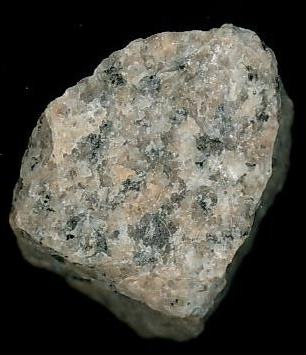
#> input picture granito/nao_alterado/gr00.bmp, 306 x 355 px; its folder holds only this picture in this run
$ python script_pedra_inteira.py
#> lines starting #> are read from the running program, lines starting #| are printed output that depends on the picture
#!python3
import cv2
import numpy as np
import matplotlib.pyplot as plt
import os
import math

with open("entropia_inteira","w") as f:
    f.write("@relation Entropia\n@attribute b numeric\n@attribute g numeric\n@attribute r numeric\n@attribute gray numeric\n@attribute lbp numeric\n@attribute bg numeric\n@attribute gr numeric\n@attribute br numeric\n@attribute tipo {alterado, naoAlterado}\n\n@data\n")
    #Altera a pasta de trabalho e cria uma lista com todas as imagens
    os.chdir('granito/nao_alterado/')
    lista_imagens = sorted(os.listdir('.'))

    #Loop de leitura de todas as imagens na pasta
    for entry in lista_imagens:

        #print(entry)
        nome = str(entry)
        if nome.find("borders") >= 0:
            continue
        if nome.find("preenchido") >= 0:
            continue

        #Leitura da imagem
        img = cv2.imread(entry, cv2.IMREAD_COLOR)
#> img is the input picture: shape (355, 306, 3); mean B, G, R 68.8, 76.8, 78
        compare_img = cv2.imread(str(entry) + "_preenchido", 0) #Abre em escala de cinza
        gray = cv2.cvtColor(img, cv2.COLOR_BGR2GRAY)
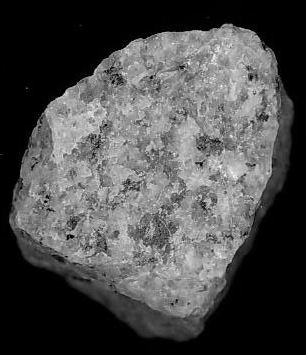
#> gray: shape (355, 306); min 0, max 252, mean 76.3

        bList = list()
        gList = list()
        rList = list()
        grayList = list()
        bgList = list()
        grList = list()
        brList = list()
        lbp = list()

        y, x, z = img.shape
#> y = 355; x = 306; z = 3

        for i in range(256):

            bList.append(0)
            gList.append(0)
            rList.append(0)
            grayList.append(0)
            bgList.append(0)
            grList.append(0)
            brList.append(0)
            lbp.append(0)
        total_b = 0
        total_pixel = 0
        for i in range(y):
            for j in range(x):

                #Se o pixel na imagem de comparação for preto deve ser ignorado
#> (the run stopped early here; a loop or call above may not have finished)

$ run again, on granito/nao_alterado/gr04.bmp
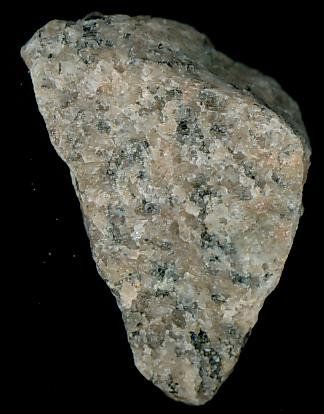
#> input picture granito/nao_alterado/gr04.bmp, 324 x 414 px
#> img is the input picture: shape (414, 324, 3); mean B, G, R 61.5, 69.4, 70.2
#> `gray = cv2.cvtColor(img, cv2.COLOR_BGR2GRAY)`:
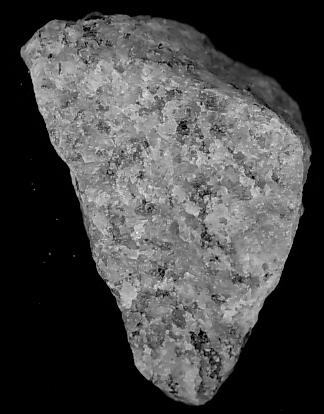
#> gray: shape (414, 324); min 0, max 251, mean 68.7

$ run again, on granito/nao_alterado/gr05.bmp
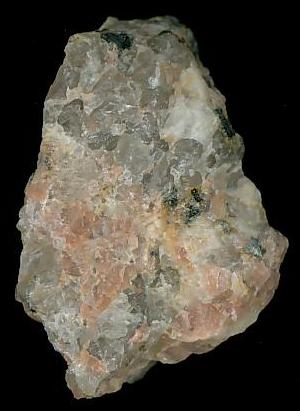
#> input picture granito/nao_alterado/gr05.bmp, 300 x 411 px
#> img is the input picture: shape (411, 300, 3); mean B, G, R 66.2, 76.9, 82.4
#> `gray = cv2.cvtColor(img, cv2.COLOR_BGR2GRAY)`:
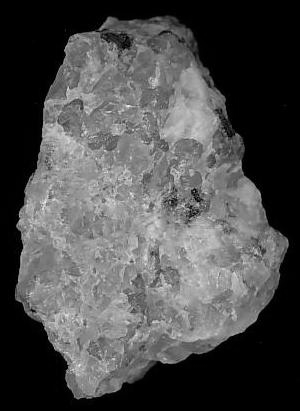
#> gray: shape (411, 300); min 0, max 247, mean 77.4

$ run again, on granito/nao_alterado/gr06.bmp
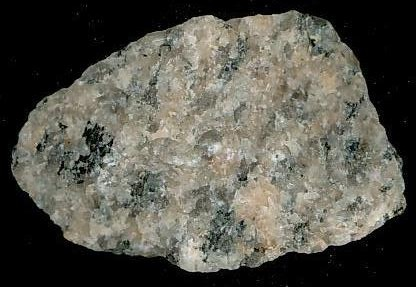
#> input picture granito/nao_alterado/gr06.bmp, 416 x 287 px
#> img is the input picture: shape (287, 416, 3); mean B, G, R 77.5, 86.3, 87.5
#> `gray = cv2.cvtColor(img, cv2.COLOR_BGR2GRAY)`:
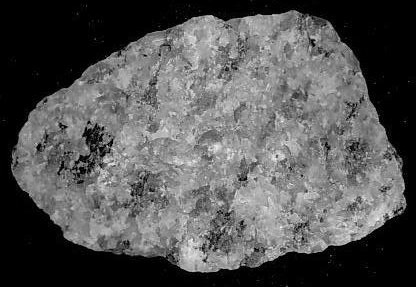
#> gray: shape (287, 416); min 0, max 250, mean 85.6

$ run again, on granito/nao_alterado/gr01.bmp
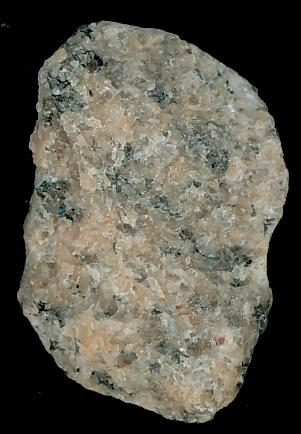
#> input picture granito/nao_alterado/gr01.bmp, 301 x 434 px
#> img is the input picture: shape (434, 301, 3); mean B, G, R 77.3, 88, 90.6
#> `gray = cv2.cvtColor(img, cv2.COLOR_BGR2GRAY)`:
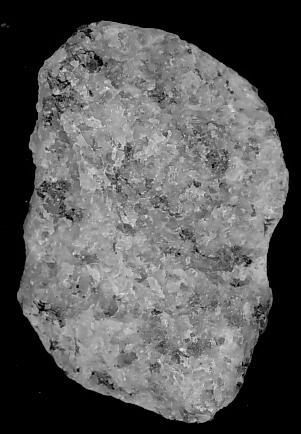
#> gray: shape (434, 301); min 0, max 243, mean 87.5
